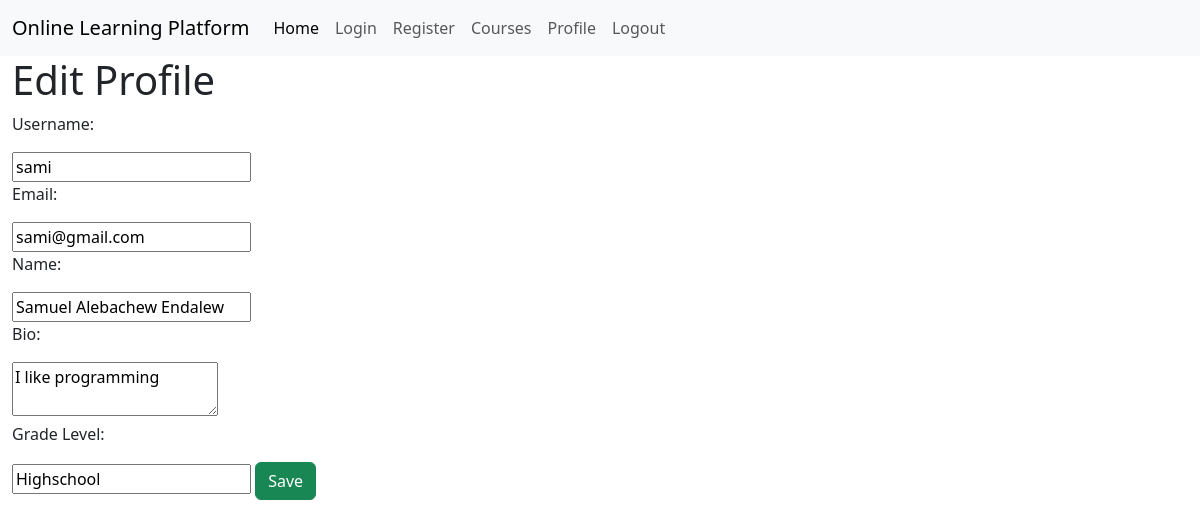
Before: /profile/edit (signed in) with the older database file.
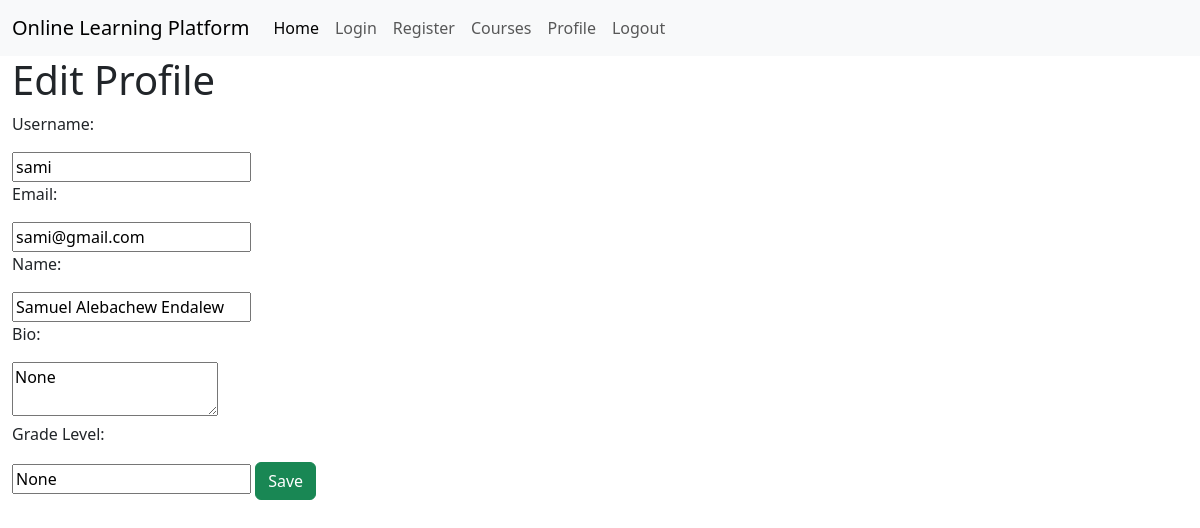
After: the same page with the newer database file.
### app.py (models this page shows)
class Student(db.Model):
    __tablename__ = 'students'
    id = db.Column(db.Integer, primary_key=True)
    user_id = db.Column(db.Integer, db.ForeignKey('users.id'), nullable=False)
    grade = db.Column(db.Text)
    bio = db.Column(db.Text)
    courses = db.relationship('Course', secondary='enrollments', back_populates='students')

### app.py (the view)
@app.route('/profile/edit')
@login_required
def edit_profile():
    current_user_id = current_user.id
    user = User.query.filter_by(id=current_user_id).first()
    user = user.to_json()
    if user['role'] == 'teacher':
        teacher = Teacher.query.filter_by(user_id=current_user_id).first()
        role = 'teacher'
        user['bio'] = teacher.bio
        user['education'] = teacher.education
        user['experience'] = teacher.experience
    elif user['role'] == 'student':
        student = Student.query.filter_by(user_id=current_user_id).first()
        role = 'student'
        user['grade'] = student.grade
        user['bio'] = student.bio
    return render_template('edit_profile.html', user=user, role=role)

### app.py (called while the page is built)
@login_manager.user_loader
def load_user(id):
    return User.query.filter_by(id=id).first()

    def to_json(self):
        return {
            'id': self.id,
            'email': self.email,
            'username': self.username,
            'role': self.role,
            'name': self.name,
        }

### templates/edit_profile.html (shortened to what this page needs)
{% extends "base.html" %}
{% block content %}
<h1>Edit Profile</h1>
<form action="/profile" method="post">
    <p>Username: </p>
    <input type="text" name="username" id="username" value="{{user.username}}">
    <p>Email: </p>
    <input type="email" name="email" id="email" value="{{user.email}}">
    <p>Name: </p>
    <input type="text" name="name" id="name" value="{{user.name}}">
    <p>Bio: </p>
    <textarea name="bio" id="bio">{{user.bio}}</textarea>
    {% if role == 'student' %}
    <p>Grade Level: </p>
    <input type="text" name="grade_level" id="grade_level" value="{{user.grade}}">
    {% endif %}
    <input type="submit" value="Save" class="btn btn-success">
</form>
{% endblock %}

Changed rows visible on the page:
no longer on this page (row edited): Student: bio "I like programming", grade_level "Highschool"
Other visible differences:
form field bio: (not shown) → "None"
form field grade_level: (not shown) → "None"
